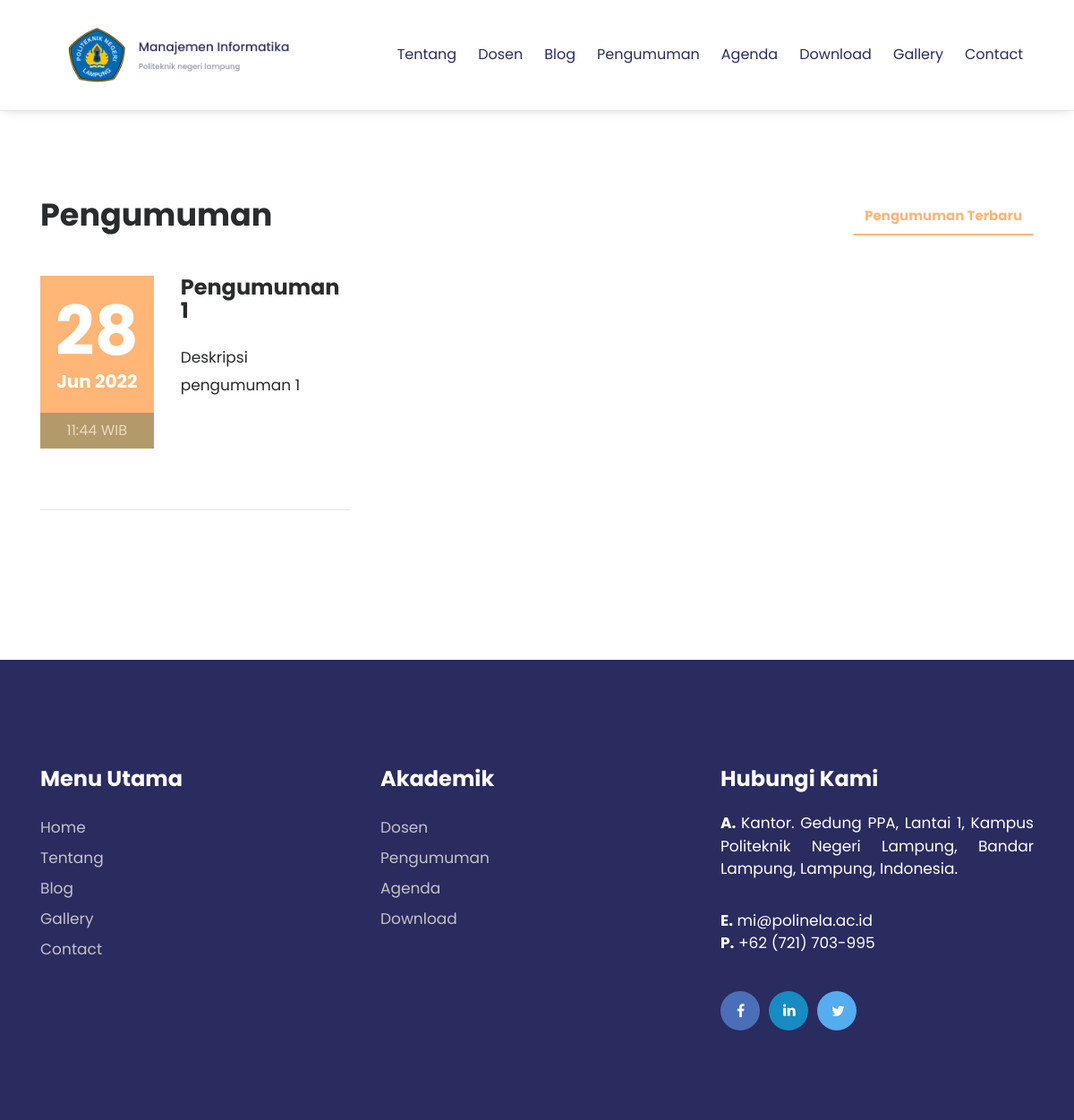
The app's page /index.php/pengumuman with its own data.
### tables this page shows
CREATE TABLE `tbl_pengumuman` (
  `pengumuman_id` int(11) NOT NULL,
  `pengumuman_judul` varchar(150) DEFAULT NULL,
  `pengumuman_deskripsi` text DEFAULT NULL,
  `pengumuman_tanggal` timestamp NULL DEFAULT current_timestamp(),
  `pengumuman_author` varchar(60) DEFAULT NULL
);

### application/controllers/Pengumuman.php (called while the page is built, shortened)
<?php
class Pengumuman extends CI_Controller{
	function __construct(){
		$this->load->model('m_pengumuman');
		$this->load->model('m_pengunjung');
	}
	function index(){
		$jum=$this->m_pengumuman->pengumuman();
        $page=$this->uri->segment(3);
        if(!$page):
            $offset = 0;
        else:
            $offset = $page;
        endif;
        $limit=7;
        $config['base_url'] = base_url() . 'pengumuman/index/';
            $config['total_rows'] = $jum->num_rows();
            $config['per_page'] = $limit;
            $config['uri_segment'] = 3;
	          $config['full_tag_open']    = '<div class="pagging text-center"><nav><ul class="pagination justify-content-center">';
	          $config['full_tag_close']   = '</ul></nav></div>';
	          $config['num_tag_open']     = '<li class="page-item"><span class="page-link">';
	          $config['num_tag_close']    = '</span></li>';
	          $config['cur_tag_open']     = '<li class="page-item"><span class="page-link">';
	          $config['cur_tag_close']    = '<span class="sr-only">(current)</span></span></li>';
	          $config['next_tag_open']    = '<li class="page-item"><span class="page-link">';
	          $config['next_tagl_close']  = '<span aria-hidden="true">&raquo;</span></span></li>';
	          $config['prev_tag_open']    = '<li class="page-item"><span class="page-link">';
	          $config['prev_tagl_close']  = '</span>Next</li>';
	          $config['first_tag_open']   = '<li class="page-item"><span class="page-link">';
	          $config['first_tagl_close'] = '</span></li>';
	          $config['last_tag_open']    = '<li class="page-item"><span class="page-link">';
	          $config['last_tagl_close']  = '</span></li>';
            $config['first_link'] = 'Awal';
            $config['last_link'] = 'Akhir';
            $config['next_link'] = 'Next >>';
            $config['prev_link'] = '<< Prev';
            $this->pagination->initialize($config);
            $x['page'] =$this->pagination->create_links();
						$x['data']=$this->m_pengumuman->pengumuman_perpage($offset,$limit);
						$this->load->view('depan/v_pengumuman',$x);
	}
}

### index.php (called while the page is built, shortened)
<?php
require_once BASEPATH.'core/CodeIgniter.php';

### application/models/M_pengumuman.php (called while the page is built, shortened)
<?php
class M_pengumuman extends CI_Model{
	function pengumuman_perpage($offset,$limit){
		$hsl=$this->db->query("SELECT pengumuman_id,pengumuman_judul,pengumuman_deskripsi,pengumuman_tanggal,DATE_FORMAT(pengumuman_tanggal,'%d/%m/%Y') AS tanggal,pengumuman_author FROM tbl_pengumuman ORDER BY pengumuman_id DESC limit $offset,$limit");
		return $hsl;
	}
}

### application/views/depan/v_pengumuman.php (the view, shortened to what this page needs)
<!DOCTYPE html>
<html lang="en">
<head>
    <link rel="stylesheet" href="<?php echo base_url().'theme/css/bootstrap.min.css'?>">
    <link rel="stylesheet" href="<?php echo base_url().'theme/css/font-awesome.min.css'?>">
    <link rel="stylesheet" href="<?php echo base_url().'theme/css/simple-line-icons.css'?>">
    <link rel="stylesheet" href="<?php echo base_url().'theme/css/fullcalendar.min.css'?>" />
    <link rel="stylesheet" href="<?php echo base_url().'theme/css/owl.carousel.min.css'?>">
    <link href="<?php echo base_url().'theme/css/style.css'?>" rel="stylesheet">
</head>
<body>
<div data-toggle="affix">
        <div class="container nav-menu2">
            <div class="row">
                <div class="col-md-12">
                    <nav class="navbar navbar2 navbar-toggleable-md navbar-light bg-faded">
                        <a href="<?php echo site_url('');?>" class="navbar-brand nav-brand2"><img
                                class="img img-responsive" width="300px;"
                                src="<?php echo base_url().'theme/images/logo-dark.png'?>"></a>
                        <div class="collapse navbar-collapse justify-content-end" id="navbarNavDropdown">
                            <ul class="navbar-nav">
                                <li class="nav-item">
                                    <a class="nav-link" href="<?php echo site_url('about');?>">Tentang</a>
                                </li>
                                <li class="nav-item">
                                    <a class="nav-link" href="<?php echo site_url('guru');?>">Dosen</a>
                                </li>
                                <li class="nav-item">
                                    <a class="nav-link" href="<?php echo site_url('blog');?>">Blog</a>
                                </li>
                                <li class="nav-item">
                                    <a class="nav-link" href="<?php echo site_url('pengumuman');?>">Pengumuman</a>
                                </li>
                                <li class="nav-item">
                                    <a class="nav-link" href="<?php echo site_url('agenda');?>">Agenda</a>
                                </li>
                                <li class="nav-item">
                                    <a class="nav-link" href="<?php echo site_url('download');?>">Download</a>
                                </li>
                                <li class="nav-item">
                                    <a class="nav-link" href="<?php echo site_url('galeri');?>">Gallery</a>
                                </li>
                                <li class="nav-item">
                                    <a class="nav-link" href="<?php echo site_url('contact');?>">Contact</a>
                                </li>
                            </ul>
                        </div>
                    </nav>
                </div>
            </div>
        </div>
    </div>
<section class="events">
    <div class="container">
        <div class="row">
            <div class="col-md-4">
                <h2 class="event-title">Pengumuman</h2>
            </div>
            <div class="col-md-8">
                <ul class="nav nav-tabs" role="tablist">
                    <li class="nav-item nav-tab1">
                        <a class="nav-link tab-list active" data-toggle="tab" href="#upcoming-events" role="tab">Pengumuman Terbaru </a>
                    </li>
                </ul>
            </div>
        </div>
        <br>
        <div class="row">
            <div class="tab-content">
                <div class="tab-pane active" id="upcoming-events" role="tabpanel">
                  <?php foreach($data->result() as $row):?>
                    <div class="col-md-12">
                        <div class="row">
                            <div class="col-md-5">
                                <div class="event-date">
                                    <h4><?php echo date("d", strtotime($row->pengumuman_tanggal));?></h4> <span><?php echo date("M Y", strtotime($row->pengumuman_tanggal));?></span>
                                </div>
                                <span class="event-time"><?php echo date("H:i", strtotime($row->pengumuman_tanggal)).' WIB';?></span>
                            </div>
                            <div class="col-md-7">
                                <div class="event-heading">
                                    <h3><?php echo $row->pengumuman_judul;?></h3>
                                    <p><?php echo $row->pengumuman_deskripsi;?></p>
                                </div>
                          </div>
                      </div>
                      <hr class="event-underline">
                  </div>
                <?php endforeach;?>
      <div class="col-md-12 text-center">
    </div>
</div>
</div>
</div>
</div>
</section>
<footer>
        <div class="container">
            <div class="row">
                <div class="col-md-4">
                    <div class="sitemap">
                        <h3 class="font-weight-bold">Menu Utama</h3>
                        <ul class="text-white">
                            <li><a href="<?php echo site_url();?>">Home</a></li>
                            <li><a href="<?php echo site_url('about');?>">Tentang</a></li>
                            <li><a href="<?php echo site_url('artikel');?>">Blog </a></li>
                            <li><a href="<?php echo site_url('galeri');?>">Gallery</a></li>
                            <li><a href="<?php echo site_url('contact');?>">Contact</a></li>
                        </ul>
                    </div>
                </div>
                <div class="col-md-4">
                    <div class="sitemap">
                        <h3 class="font-weight-bold">Akademik</h3>
                        <ul>
                            <li><a href="<?php echo site_url('guru');?>">Dosen</a></li>
                            <li><a href="<?php echo site_url('pengumuman');?>">Pengumuman</a></li>
                            <li><a href="<?php echo site_url('agenda');?>">Agenda</a></li>
                            <li><a href="<?php echo site_url('download');?>">Download</a></li>
                        </ul>
                    </div>
                </div>
                <div class="col-md-4">
                    <div class="address">
                        <h3 class="font-weight-bold">Hubungi Kami</h3>
                        <p class="text-white text-justify"><b>A. </b>Kantor. Gedung PPA, Lantai 1, Kampus Politeknik Negeri Lampung, Bandar Lampung, Lampung, Indonesia.</p>
                        <p class="text-white"><b>E.</b> mi@polinela.ac.id
                            <br> <b>P.</b> +62 (721) 703-995</p>
                            <br>
                        <ul class="footer-social-icons">
                            <li><a href="#"><i class="fa fa-facebook fa-fb" aria-hidden="true"></i></a></li>
                            <li><a href="#"><i class="fa fa-linkedin fa-in" aria-hidden="true"></i></a></li>
                            <li><a href="#"><i class="fa fa-twitter fa-tw" aria-hidden="true"></i></a></li>
                        </ul>
                    </div>
                </div>
            </div>
        </div>
    </footer>
</body>
</html>

### records on screen
tbl_pengumuman: pengumuman_tanggal "28", pengumuman_tanggal "Jun 2022", pengumuman_tanggal "11:44", pengumuman_judul "Pengumuman 1", pengumuman_deskripsi "Deskripsi pengumuman 1"
